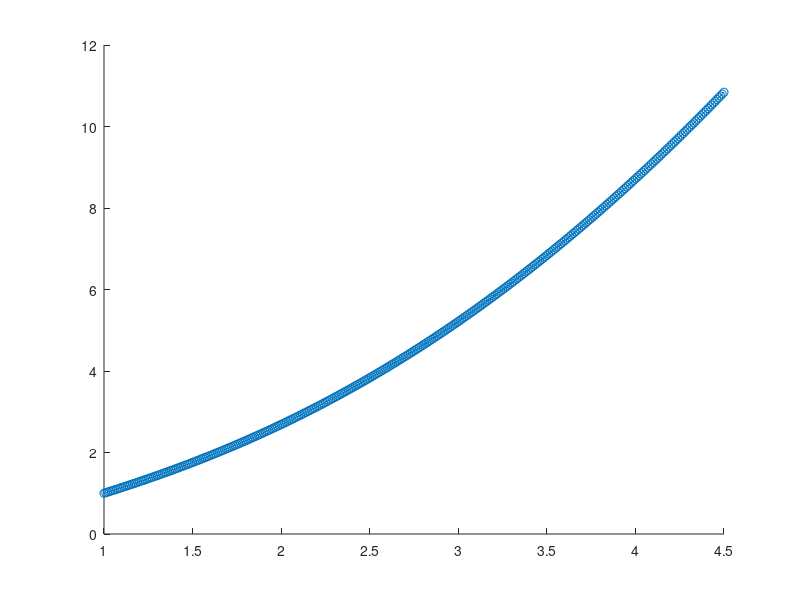

Reproduce this figure in MATLAB. (Note: this script raises an error after producing the figure.)
clc
clear

fprintf("Heuni meetod:\n")
f = @(x,y) exp(-y) + x;
h = 0.01;
x0 = 1.0;
xn = 4.5;
x = x0:h:xn;
y = zeros(1, length(x));
y(1) = 1.0; % algtingimus
for i = 2:length(x)
    y(i) = y(i-1) + h/2*( f(x(i-1), y(i-1)) + ...
            f(x(i), y(i-1) + h*f(x(i-1),y(i-1))));
end
fprintf("\ny'(%.1f) = %f\n", xn, y(end))
hold on
plot(x, y, "o-")

fprintf("Runge-Kutta meetod:\n")
step_size = 0.05;
x_span = x0:steps_size:xn;
y0 = y(1);
[x,y] = ode45(f, x_span, y0);

fprintf("\ny'(%.1f) = %f\n", xn, y(end))
hold on
plot(x, y, "*-")
